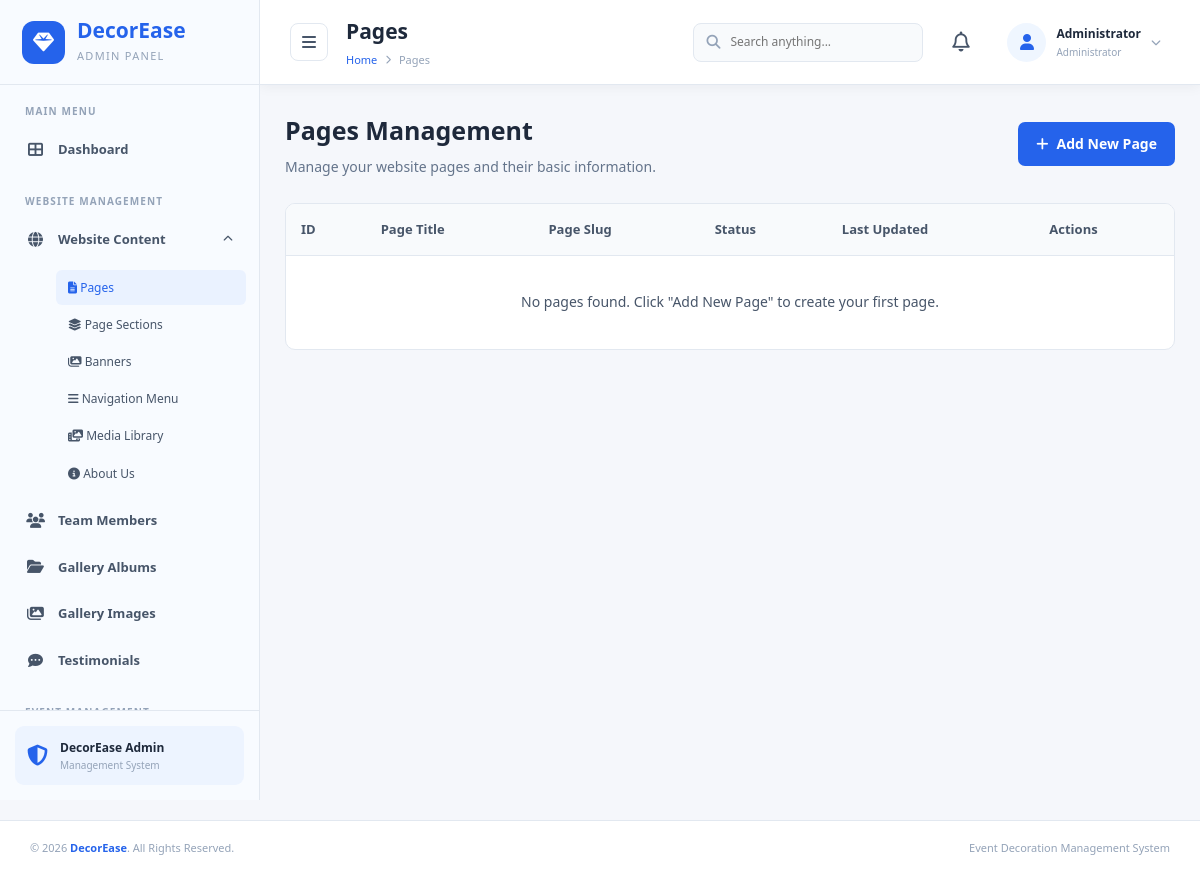
Page /admin/pages.php on the earlier database version.
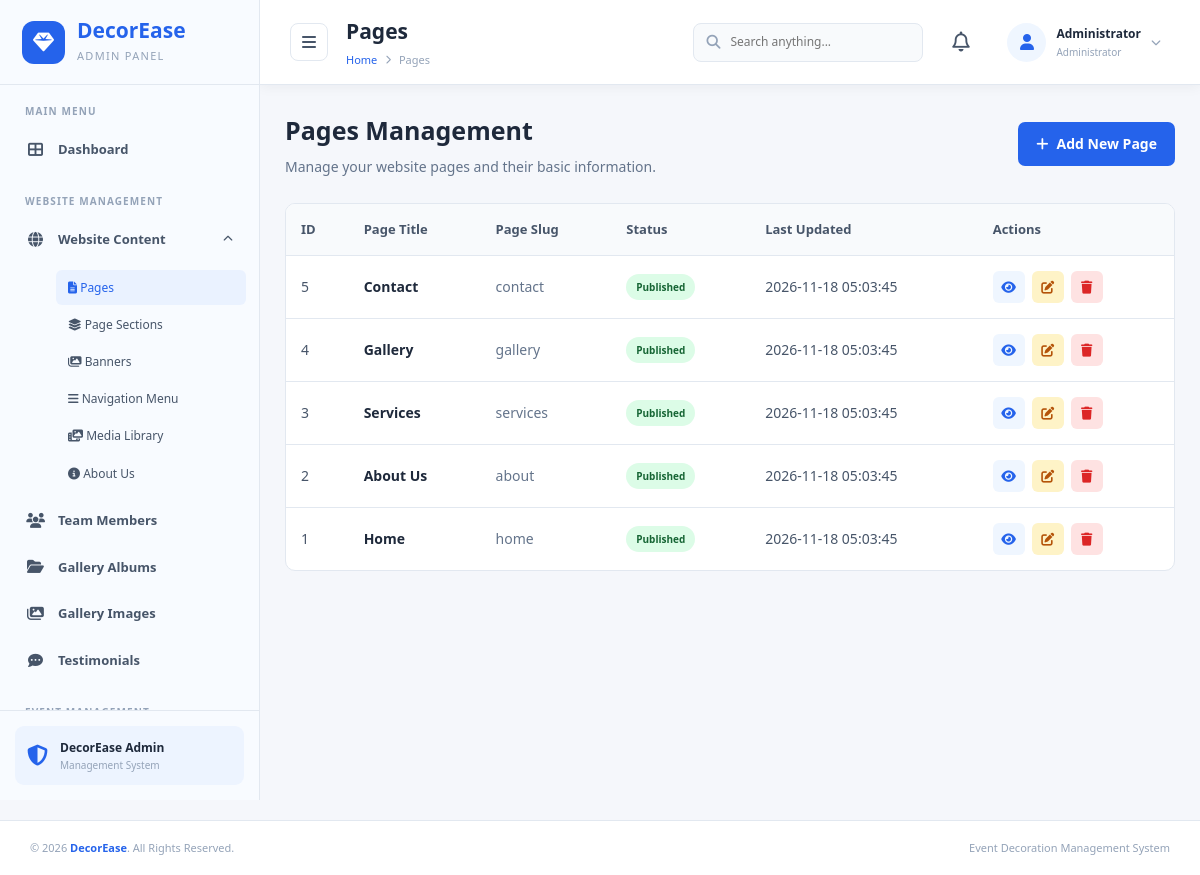
Same page on the later database version.
### tables this page shows
CREATE TABLE `pages` (
  `page_id` int(10) UNSIGNED NOT NULL,
  `page_title` varchar(200) NOT NULL,
  `page_slug` varchar(150) NOT NULL,
  `meta_title` varchar(255) DEFAULT NULL,
  `meta_description` text DEFAULT NULL,
  `status` enum('published','draft') DEFAULT 'published',
  `updated_at` timestamp NOT NULL DEFAULT current_timestamp() ON UPDATE current_timestamp()
);

### admin/pages.php (the view, shortened to what this page needs)
<?php
include_once '../db.php';
$result = $conn->query("
    SELECT *
    FROM pages
    ORDER BY page_id DESC
");
function pageEscape($value) {
    return htmlspecialchars((string)$value, ENT_QUOTES, 'UTF-8');
}
?>
<!DOCTYPE html>
<html lang="en">
<head>
    <link rel="stylesheet" href="includes/css/admin.css">
    <link rel="stylesheet"
          href="https://cdnjs.cloudflare.com/ajax/libs/font-awesome/6.5.0/css/all.min.css">
</head>
<body>
<div class="admin-container">
    <?php include 'includes/sidebar.php'; ?>
    <main class="main-content">
        <?php include 'includes/header.php'; ?>
        <section class="pages-content">
            <div class="page-heading">
                <div>
                    <h2>Pages Management</h2>
                    <p>Manage your website pages and their basic information.</p>
                </div>
                <a href="add_page.php" class="add-page-btn">
                    <i class="fas fa-plus"></i>
                    Add New Page
                </a>
            </div>
            <div class="pages-table-card">
                <table class="pages-table">
                    <thead>
                        <tr>
                            <th>ID</th>
                            <th>Page Title</th>
                            <th>Page Slug</th>
                            <th>Status</th>
                            <th>Last Updated</th>
                            <th>Actions</th>
                        </tr>
                    </thead>
                    <tbody>
                        <?php if ($result && $result->num_rows > 0): ?>
                            <?php while ($page = $result->fetch_assoc()): ?>
                                <tr>
                                    <td>
                                        <?= (int)$page['page_id']; ?>
                                    </td>
                                    <td>
                                        <span class="page-title">
                                            <?= pageEscape($page['page_title']); ?>
                                        </span>
                                    </td>
                                    <td>
                                        <span class="page-slug">
                                            <?= pageEscape($page['page_slug']); ?>
                                        </span>
                                    </td>
                                    <td>
                                        <span class="status status-<?= pageEscape($page['status']); ?>">
                                            <?= ucfirst(pageEscape($page['status'])); ?>
                                        </span>
                                    </td>
                                    <td>
                                        <?= pageEscape($page['updated_at']); ?>
                                    </td>
                                    <td>
                                        <div class="action-buttons">
                                            <a href="view_page.php?id=<?= (int)$page['page_id']; ?>"
                                               class="view-btn"
                                               title="View">
                                                <i class="fas fa-eye"></i>
                                            </a>
                                            <a href="edit_page.php?id=<?= (int)$page['page_id']; ?>"
                                               class="edit-btn"
                                               title="Edit">
                                                <i class="fas fa-edit"></i>
                                            </a>
                                            <a href="delete_page.php?id=<?= (int)$page['page_id']; ?>"
                                               class="delete-btn"
                                               title="Delete"
                                               onclick="return confirm('Are you sure you want to delete this page?');">
                                                <i class="fas fa-trash"></i>
                                            </a>
                                        </div>
                                    </td>
                                </tr>
                            <?php endwhile; ?>
                        <?php else: ?>
                            <tr>
                                <td colspan="6" class="empty-message">
                                    No pages found. Click "Add New Page" to create your first page.
                                </td>
                            </tr>
                        <?php endif; ?>
                    </tbody>
                </table>
            </div>
        </section>
    </main>
</div>
<?php include 'includes/footer.php'; ?>
</body>
</html>

Differences in the rows shown:
added pages: page_id "5", page_title "Contact", page_slug "contact", status "Published", updated_at "2026-11-18 05:03:45"
added pages: page_id "4", page_title "Gallery", page_slug "gallery", status "Published", updated_at "2026-11-18 05:03:45"
added pages: page_id "3", page_title "Services", page_slug "services", status "Published", updated_at "2026-11-18 05:03:45"
added pages: page_id "2", page_title "About Us", page_slug "about", status "Published", updated_at "2026-11-18 05:03:45"
added pages: page_id "1", page_title "Home", page_slug "home", status "Published", updated_at "2026-11-18 05:03:45"
Other differences:
text no longer shown: "No pages found. Click \"Add New Page\" to create your first page."
